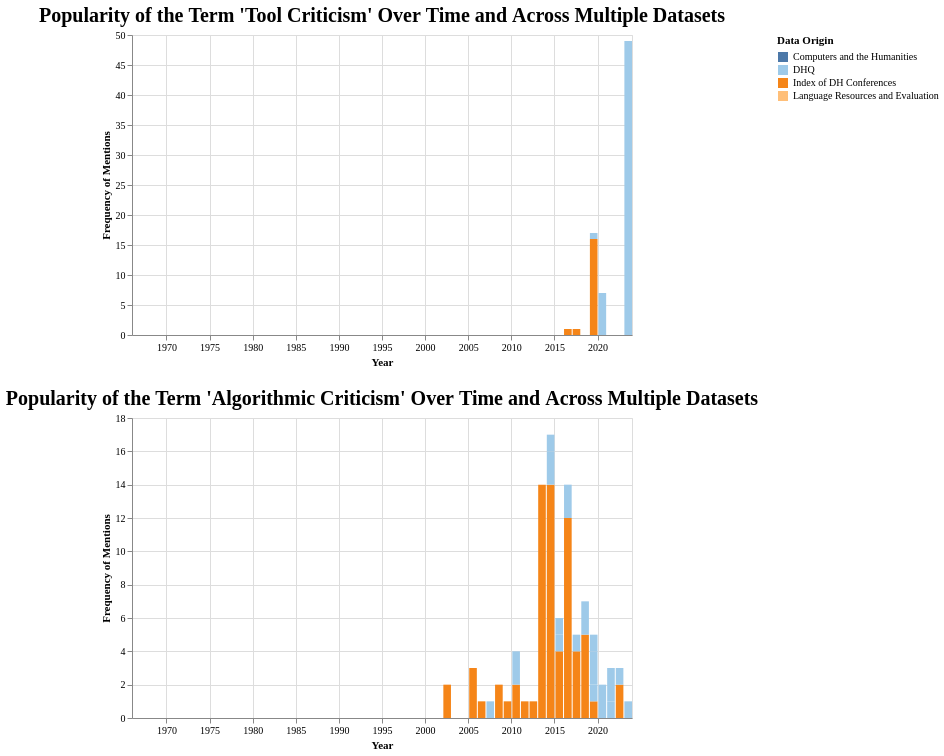

Source (Vega-Lite JSON):
### Vega-Lite specification from a JSON file in a GitHub repository (floating-point values rounded to 4 significant figures; data arrays with more than 128 entries replaced by an {"elided": "..."} marker saying what was removed)
{"config": {"view": {"continuousWidth": 300, "continuousHeight": 300}, "axis": {"labelFont": "Garamond", "titleFont": "Garamond"}, "legend": {"labelFont": "Garamond", "titleFont": "Garamond"}, "title": {"anchor": "middle", "font": "Garamond", "fontSize": 20}}, "vconcat": [{"data": {"name": "data-50f487c822179e703257179e302e0661"}, "mark": {"type": "bar"}, "encoding": {"color": {"field": "data_origin", "legend": {"labelLimit": 0, "symbolLimit": 0, "title": "Data Origin"}, "scale": {"scheme": "tableau20"}, "sort": {"field": "counts", "op": "sum", "order": "descending"}, "type": "nominal"}, "opacity": {"condition": {"param": "param_17", "value": 1}, "value": 0.2}, "tooltip": [{"field": "data_origin", "title": "Data Origin", "type": "nominal"}, {"field": "Raw Frequency of Mentions", "type": "quantitative"}, {"field": "date", "format": "%Y", "title": "Date", "type": "temporal"}, {"field": "Frequency of Mentions Scaled by Total Tokens", "type": "quantitative"}, {"field": "total_tokens", "title": "Total Tokens", "type": "quantitative"}], "x": {"axis": {"title": "Year"}, "field": "date", "timeUnit": "year", "type": "temporal"}, "y": {"axis": {"title": "Frequency of Mentions"}, "field": "y", "type": "quantitative"}}, "name": "view_16", "title": "Popularity of the Term 'Tool Criticism' Over Time and Across Multiple Datasets", "transform": [{"calculate": "datum[param_16]", "as": "y"}], "width": 500}, {"data": {"name": "data-dbbcef43ee0ec5e50e41cf2134c3dc43"}, "mark": {"type": "bar"}, "encoding": {"color": {"field": "data_origin", "legend": {"labelLimit": 0, "symbolLimit": 0, "title": "Data Origin"}, "scale": {"scheme": "tableau20"}, "sort": {"field": "counts", "op": "sum", "order": "descending"}, "type": "nominal"}, "opacity": {"condition": {"param": "param_18", "value": 1}, "value": 0.2}, "tooltip": [{"field": "data_origin", "title": "Data Origin", "type": "nominal"}, {"field": "Raw Frequency of Mentions", "type": "quantitative"}, {"field": "date", "format": "%Y", "title": "Date", "type": "temporal"}, {"field": "Frequency of Mentions Scaled by Total Tokens", "type": "quantitative"}, {"field": "total_tokens", "title": "Total Tokens", "type": "quantitative"}], "x": {"axis": {"title": "Year"}, "field": "date", "timeUnit": "year", "type": "temporal"}, "y": {"axis": {"title": "Frequency of Mentions"}, "field": "y", "type": "quantitative"}}, "name": "view_17", "title": "Popularity of the Term 'Algorithmic Criticism' Over Time and Across Multiple Datasets", "transform": [{"calculate": "datum[param_16]", "as": "y"}], "width": 500}], "params": [{"name": "param_16", "bind": {"input": "select", "options": ["Raw Frequency of Mentions", "Frequency of Mentions Scaled by Total Tokens"], "name": "Select Counting Method on Y Axis"}, "value": "Raw Frequency of Mentions"}, {"name": "param_17", "select": {"type": "point", "fields": ["data_origin"]}, "bind": "legend", "views": ["view_16"]}, {"name": "param_18", "select": {"type": "point", "fields": ["data_origin"]}, "bind": "legend", "views": ["view_17"]}], "$schema": "https://vega.github.io/schema/vega-lite/v5.15.1.json", "datasets": {"data-50f487c822179e703257179e302e0661": {"elided": "411 records"}, "data-dbbcef43ee0ec5e50e41cf2134c3dc43": {"elided": "411 records"}}}
